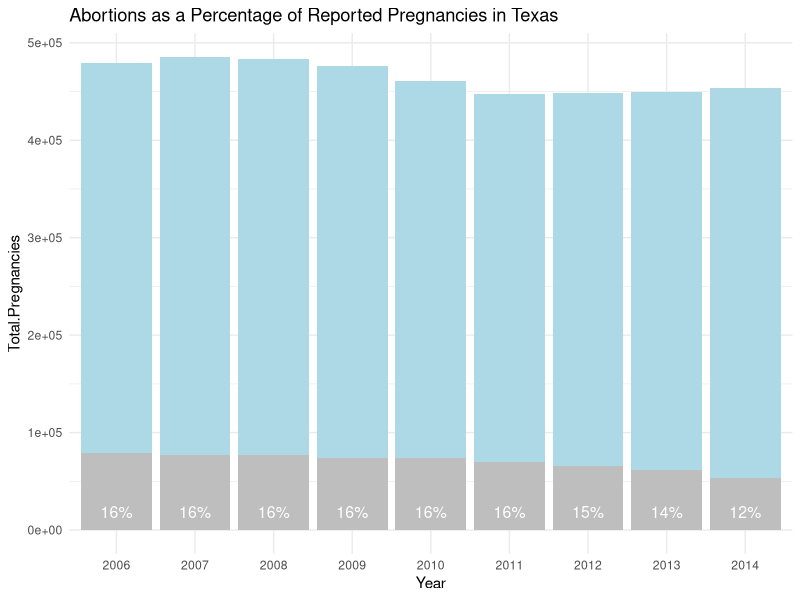
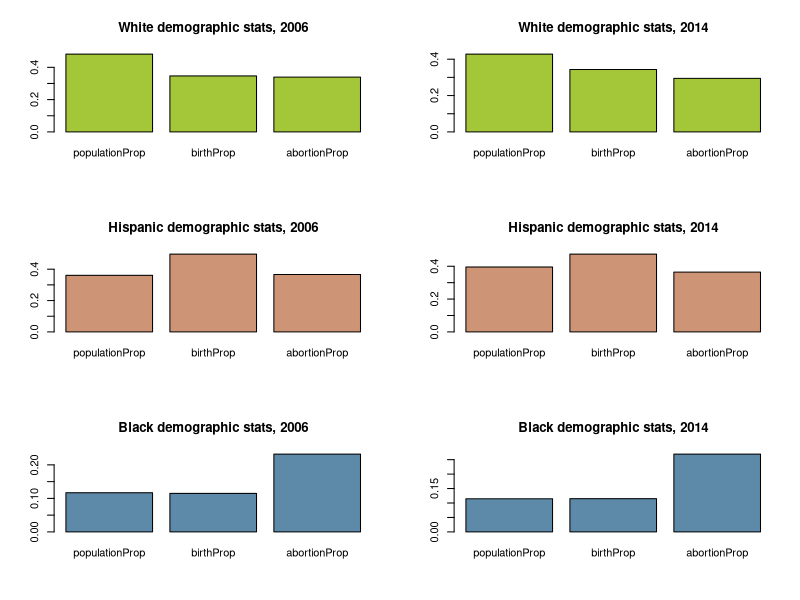
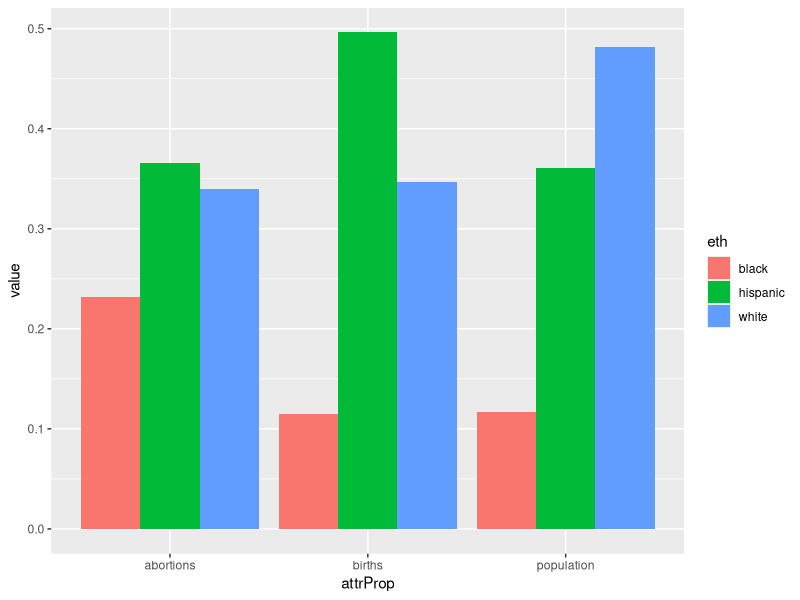

These figures' R source, in order:
# Title: RRP-Data-Visualization - Barplot sketches

library(ggplot2)

# -----------------------------------------------------------|
# ABORTIONS AS A PERCENTAGE OF REPORTED PREGNANCIES IN TEXAS |
# -----------------------------------------------------------|

dat <- read.table("Data/Demographic_data/Pregnancies vs. Abortions, Ages 15-44.tsv", sep = "\t", header = TRUE, stringsAsFactors = FALSE)

# Convert string variables to numeric
dat$Total.Pregnancies <- as.numeric(gsub(",", "", dat$Total.Pregnancies))
dat$Abortions <- as.numeric(gsub(",", "", dat$Abortions))
# Convert numeric to factor
dat$Year <- as.factor(dat$Year)

# Create variables for stacked barplot
dat$Term.Pregnancies <- dat$Total.Pregnancies - dat$Abortions
dat$Abortion.Percentage <- round(dat$Abortions / dat$Total.Pregnancies * 100)
dat$Null <- rep(0, dim(dat)[1])

for (i in 1:length(dat$Year))
  dat$Abortion.Percentage[i] <- paste0(dat$Abortion.Percentage[i], "%")

attach(dat)

# Default barplot w/abortions in grey
ggplot(data = dat, aes(x = Year, y = Total.Pregnancies)) + 
  geom_bar(stat = "identity", fill="lightblue") + 
  geom_bar(data = dat, aes(x=Year, y=Abortions), stat="identity", fill="grey") +
  geom_text(aes(x=Year, y=Null, label = Abortion.Percentage), vjust = -1, size = 4, color = "white") +
  theme_minimal() +
  ggtitle("Abortions as a Percentage of Reported Pregnancies in Texas")


# * * * * * * * * * * * * * * * * * * * * * * * * * * * * * * * * * * *
# * * * * * * * * * * * * * * * * * * * * * * * * * * * * * * * * * * *

#
#
#

pop <- read.table("Data/Demographic_data/Population Data by Ethnicity (Texas), 2006-2015.tsv", sep = "\t", header = TRUE, stringsAsFactors = FALSE)

births <- read.table("Data/Demographic_data/Birth Statistics by Ethnicity, 2005-2014.tsv", sep = "\t", header = TRUE, stringsAsFactors = FALSE)

terminations <- read.table("Data/Demographic_data/Terminations by Ethnicity, 2006-2015.tsv", sep = "\t", header = TRUE, stringsAsFactors = FALSE)


# Create proportion-based data frame:
# year | ethnicity | pP | bP | aP
year <- rep(2006:2014, times = 3)
length(year)

races <- c("white", "hispanic", "black")
ethnicity <- rep(races, each=9)

# Demographic proportions relative to total state population
popProp_white <- pop$propWhite[1:9]
popProp_black <- pop$propBlack[1:9]
popProp_hisp <- pop$propHispanic[1:9]
popProp <- c(popProp_white, popProp_hisp, popProp_black)

# Demographic proportions relative to total state births
bPw <- births$propWhite[2:10]
bPb <- births$propBlack[2:10]
bPh <- births$propHispanic[2:10]
birthProp <- c(bPw, bPh, bPb)

# Demographic proportions relative to total state abortions
tPw <- terminations$propWhite[1:9]
tPb <- terminations$propBlack[1:9]
tPh <- terminations$propHispanic[1:9]
termProp <- c(tPw, tPh, tPb)


# Demographic proportions relative to post-natal infant deaths
# ...

df <- data.frame(year=year, ethnicity=ethnicity, populationProp=popProp, birthProp=birthProp, abortionProp=termProp)
df

# Set plot matrix
par(mfrow=c(3,2))

# White demographic stats
barplot(as.matrix(df[1, 3:5]), main = "White demographic stats, 2006", col = "#a4c639")
barplot(as.matrix(df[9, 3:5]), main = "White demographic stats, 2014", col = "#a4c639")

# Hispanic demographic stats
barplot(as.matrix(df[10, 3:5]), main = "Hispanic demographic stats, 2006", col = "#cd9575")
barplot(as.matrix(df[18, 3:5]), main = "Hispanic demographic stats, 2014", col = "#cd9575")

# Black demographic stats
# Population remains stable
barplot(as.matrix(df[19, 3:5]), main = "Black demographic stats, 2006", col = "#5d8aa8")
barplot(as.matrix(df[27, 3:5]), main = "Black demographic stats, 2014", col = "#5d8aa8")

# Unset plot matrix
par(mfrow=c(1,1))

# Reshape data for grouped barplot
eth <- rep(races, each = 3)
attrProp <- rep(c("population", "births", "abortions"), times = 3)

df2 <- data.frame(factor(eth), factor(attrProp))
df2

df

df2$value[1:3] <- df[1, 3:5]
df2$value[4:6] <- df[10, 3:5]
df2$value[7:9] <- df[19, 3:5]

df2$value <- unlist(df2$value)

# Grouped
ggplot(df2, aes(fill=eth, y=value, x=attrProp)) + 
  geom_bar(position="dodge", stat="identity")
